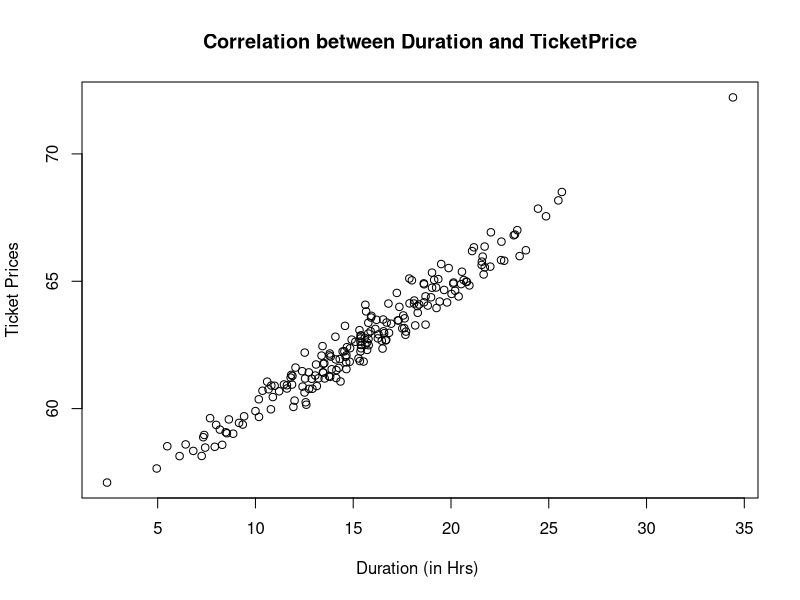
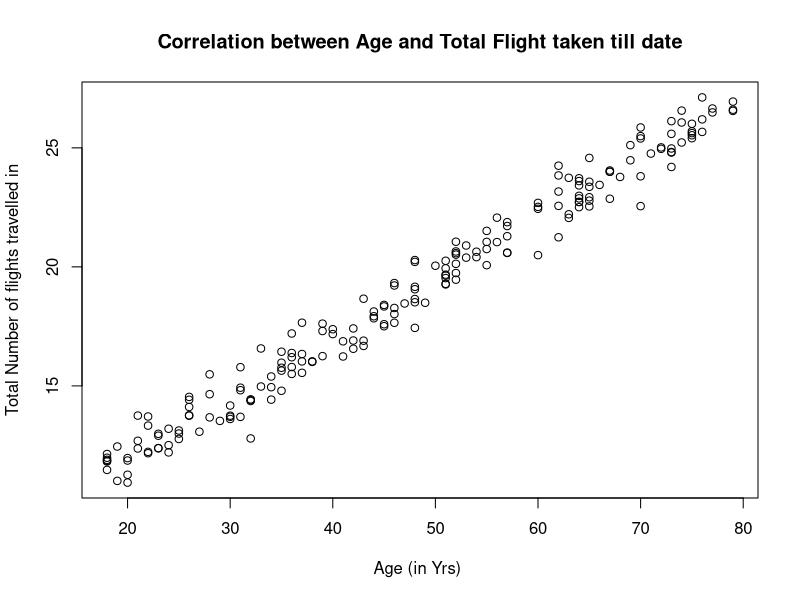

Generate these figures, in order, with R:
## ---- chunk 1
# Load the necessary packages required to reproduce the report

library(dplyr)        
library(magrittr)     
library(tidyr)  
library(knitr)
## ---- chunk 2

# Setting a seed value 
SEED <- 367
set.seed(SEED) 
## ---- chunk 3

# Dataset 1 Generation

airline_data <- data.frame(
  FlightNumber = sprintf("QF%d", sample(100:999, 200, replace = TRUE)),
  Destination = sample(c("Sydney", "Melbourne", "Brisbane", "Perth", "Adelaide", "Canberra", "Hobart", NA), 200, replace = TRUE, prob = c(0.1, 0.05, 0.2, 0.15, 0.05, 0.1,0.2,0.15)),
  DepartureDate = sample(seq(as.Date('2020-01-01'), as.Date('2023-12-31'), by="day"), 
                         200, replace = TRUE),
  Duration = round(rnorm(200, mean = 15, sd = 5), digits = 2), 
  Capacity = round(rnorm(200, 60, 10)),
  AircraftType = sample(c("Boeing 737", "Airbus A320", "Boeing 787", "Airbus A330", NA), 200, replace = TRUE , prob = c(0.3, 0.4, 0.15, 0.05, 0.1))
 )


airline_data %<>% 
  mutate(error = rnorm(n = 200, mean = 10, sd = 0.5))
airline_data %<>% 
  mutate(TicketPrice = ((Duration * 0.5) + 45 + error))


print(head(airline_data))


plot(x = airline_data$Duration, 
     y = airline_data$TicketPrice, 
     main = "Correlation between Duration and TicketPrice", 
     xlab = "Duration (in Hrs) ", 
     ylab = "Ticket Prices")


## ---- chunk 4

# Dataset 2 Generation


passenger_data <- data.frame(
  PassengerID = sprintf("%d", sample(100:999, 200, replace = TRUE)),
  Age = sample(18:80, 200, replace = TRUE),
  Gender = sample(c("Male", "Female", "Other"), 100, replace = TRUE, 
                  prob = c(0.49, 0.49, 0.02)),
  Nationality = sample(c("Australian", "American", "British", "Chinese", "Indian"), 
                       200, replace = TRUE),
  FlightNumber = sprintf("QF%d", sample(100:999, 200, replace = TRUE)),
  TicketClass = sample(c("Economy", "Premium Economy", "Business", "First Class", NA), 
                       200, replace = TRUE, prob = c(0.4, 0.3, 0.195, 0.1, 0.005))
)


passenger_data %<>% 
  mutate(error2 = rnorm(n = 200, mean = 7, sd = 0.7))
passenger_data %<>% 
  mutate(TotalFlightsTaken = ((Age * 0.5)  / 2 + error2))


plot(x = passenger_data$Age, 
     y = passenger_data$TotalFlightsTaken, 
     main = "Correlation between Age and Total Flight taken till date", 
     xlab = "Age (in Yrs) ", 
     ylab = "Total Number of flights travelled in")

print(head(passenger_data))


## ---- chunk 5


# Dataset 3 Generation

customer_feedback <- data.frame(
  FeedbackID = 1:200,
  PassengerID = sprintf("%d", sample(100:999, 200, replace = TRUE)),
  FeedbackDate = sample(seq(as.Date('2020-01-01'), as.Date('2023-12-31'), by="day"), 
                        200, replace = TRUE),
  Category = sample(c("Service", "Cleanliness", "In-flight Entertainment", "Food Quality", "Comfort", "Punctuality", NA), 200, replace = TRUE),
  Rating = round(rnorm(200, mean = 4.3, sd = 0.6), digits = 1) ,
  Comments = sample(c("Very satisfied", "Satisfied", "Neutral", "Dissatisfied", "Very dissatisfied", NA), 200, replace = TRUE)
)

# Introduce outliers in Ratings
customer_feedback$Rating[sample(1:200, 5)] <- sample(6:10, 5, replace = TRUE)

# Print the head of the dataset to see the first few entries
print(head(customer_feedback))

## ---- chunk 6

# Merging datasets

Flight_details <- inner_join(airline_data, passenger_data, by = "FlightNumber")
Customer_details <- inner_join(passenger_data, customer_feedback, by="PassengerID" )

head(Flight_details)
head(Customer_details)

## ---- chunk 7

# Checking the structure of combined dataset

str(Flight_details)

str (Customer_details)

## ---- chunk 8

# Data type conversions 

Flight_details$PassengerID <- as.numeric(Flight_details$PassengerID)
Flight_details$TicketClass <- factor(Flight_details$TicketClass, 
                                     levels = c("Economy", "Premium Economy", "Business", "First Class"), ordered = TRUE)


Customer_details$PassengerID <- as.numeric(Customer_details$PassengerID)
Customer_details$Comments <- factor(Customer_details$Comments, 
                                    levels = c("Very satisfied", "Satisfied", "Neutral", "Dissatisfied", "Very dissatisfied"), ordered = TRUE)
Customer_details$TicketClass <- factor(Customer_details$TicketClass, 
                                       levels = c("Economy", "Premium Economy", "Business", "First Class"), ordered = TRUE)

str(Flight_details)
str (Customer_details)


## ---- chunk 9

# Generate summary statistics

summary_stats1 <- Flight_details %>%
  group_by(TicketClass) %>%
  summarise(
    Mean_Age = mean(Age, na.rm = TRUE),
    Median_Age = median(Age, na.rm = TRUE),
    Q1_Age = quantile(Age, 0.25, na.rm = TRUE),
    Q3_Age = quantile(Age, 0.75, na.rm = TRUE),
    SD_Age = sd(Age, na.rm = TRUE),
    .groups = 'drop' 
  )

# Print the summary statistics
print(summary_stats1)

summary_stats2 <- Customer_details %>%
  group_by(Comments) %>%
  summarise(
    Mean_Rating = mean(Rating, na.rm = TRUE),
    Median_Rating = median(Rating, na.rm = TRUE),
    Q1_Rating = quantile(Rating, 0.25, na.rm = TRUE),
    Q3_Rating = quantile(Rating, 0.75, na.rm = TRUE),
    SD_Rating = sd(Rating, na.rm = TRUE),
    .groups = 'drop'  
  )

summary_stats2

## ---- chunk 10

# Scan variables for missing values

# function for missing value summary 
summary_missing <- function(data) {
  missing_summary <- data %>%
    summarise(across(everything(), ~ sum(is.na(.))))
  
  return(missing_summary)
}


get_mode <- function(v) {
  uniqv <- unique(v)
  uniqv[which.max(tabulate(match(v, uniqv)))]
}


summary_missing(Flight_details)


Flight_details <- Flight_details %>%
  mutate(
    Destination = replace_na(Destination, get_mode(Flight_details$Destination[!is.na(Flight_details$Destination)])),
    AircraftType = replace_na(AircraftType, 
get_mode(Flight_details$AircraftType[!is.na(Flight_details$AircraftType)]))
)
    
summary_missing(Flight_details)

summary_missing(Customer_details)

Customer_details <- Customer_details %>% 
  mutate(
    Category = replace_na(Category, get_mode(Customer_details$Category[!is.na(Customer_details$Category)])),
    Comments = replace_na(Comments, get_mode(Customer_details$Comments[!is.na(Customer_details$Comments)]))
  )

summary_missing(Customer_details)


calculate_mean_median <- function(df) {
  numeric_columns <- sapply(df, is.numeric) # Identify numeric columns
  df_numeric <- df[, numeric_columns] # Filter only numeric columns

  means <- apply(df_numeric, 2, mean, na.rm = TRUE) # Calculate means
  medians <- apply(df_numeric, 2, median, na.rm = TRUE) # Calculate medians

  results <- data.frame(Mean = means, Median = medians) # Combine into a dataframe
  return(results)
}

## ---- chunk 11

citation("magrittr")
citation("dplyr")
citation("tidyr")
citation("knitr")

